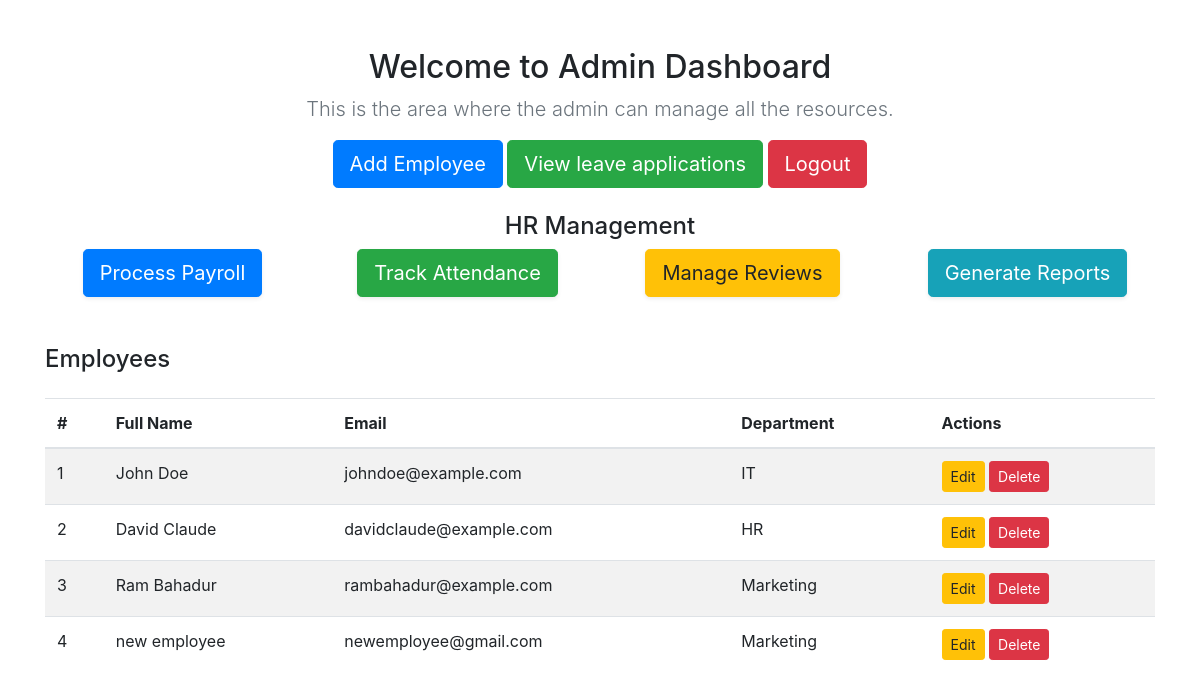
/admin-dashboard/ (signed in), run on the app's committed database.
### hr_app/models.py (models this page shows, shortened)
class Employee(models.Model):
    user = models.OneToOneField(User, on_delete=models.CASCADE,unique=True,null=True)
    first_name = models.CharField(max_length=100)
    last_name = models.CharField(max_length=100)
    email = models.EmailField(unique=True)
    phone_number = models.CharField(max_length=15, blank=True)
    department = models.CharField(max_length=100)
    date_of_birth = models.DateField()
    date_hired = models.DateField(auto_now_add=True)

### hr_app/views.py (the view)
# urls.py: path('admin-dashboard/', views.admin_dashboard, name='admin_dashboard'),
@login_required
def admin_dashboard(request):
    if not request.user.is_staff:
        return redirect('admin_login')
    employees = Employee.objects.all()
    return render(request, 'admin_dashboard.html', {'employees': employees})

### hr_app/templates/admin_dashboard.html (shortened to what this page needs)
{% extends 'base.html' %}
{% block body %}
<div class="container my-5">
    <h2 class="text-center">Welcome to Admin Dashboard</h2>
    <p class="lead text-muted text-center">
        This is the area where the admin can manage all the resources.
    </p>
    <div class="text-center mb-4">
        <a href="{% url 'add_employee' %}" class="btn btn-primary btn-lg">Add Employee</a>
        <a href="{% url 'view_all_leaves' %}" class="btn btn-success btn-lg">View leave applications</a>
        <a href="{% url 'logout' %}" class="btn btn-danger btn-lg">Logout</a>
    </div>
    <div class="text-center mb-5">
        <h4 class="fw-bold">HR Management</h4>
        <div class="row g-4 justify-content-center">
            <div class="col-md-3 d-grid">
                <a href="{% url 'process_payroll' %}" class="btn btn-primary btn-lg shadow-sm">
                     Process Payroll
                </a>
            </div>
            <div class="col-md-3 d-grid">
                <a href="{% url 'track_attendance' %}" class="btn btn-success btn-lg shadow-sm">
                     Track Attendance
                </a>
            </div>
            <div class="col-md-3 d-grid">
                <a href="{% url 'manage_reviews' %}" class="btn btn-warning btn-lg shadow-sm">
                     Manage Reviews
                </a>
            </div>
            <div class="col-md-3 d-grid">
                <a href="{% url 'generate_report' %}" class="btn btn-info btn-lg shadow-sm">
                     Generate Reports
                </a>
            </div>
        </div>
    </div>
    <h4 class="mb-4">Employees</h4>
    <table class="table table-striped">
        <thead>
            <tr>
                <th>#</th>
                <th>Full Name</th>
                <th>Email</th>
                <th>Department</th>
                <th>Actions</th>
            </tr>
        </thead>
        <tbody>
            {% for employee in employees %}
            <tr>
                <td>{{ forloop.counter }}</td>
                <td>{{ employee.first_name }} {{ employee.last_name }}</td>
                <td>{{ employee.email }}</td>
                <td>{{ employee.department }}</td>
                <td>
                    <a href="{% url 'edit_employee' employee.pk %}" class="btn btn-sm btn-warning">Edit</a>
                    <a href="{% url 'delete' employee.pk %}" class="btn btn-sm btn-danger">Delete</a>
                </td>
            </tr>
            {% empty %}
            <tr>
                <td colspan="5" class="text-center">No employees available</td>
            </tr>
            {% endfor %}
        </tbody>
    </table>
</div>
{% endblock %}

### data on the page
Employee: first_name "John", last_name "Doe", email "johndoe@example.com", department "IT"
Employee: first_name "David", last_name "Claude", email "davidclaude@example.com", department "HR"
Employee: first_name "Ram", last_name "Bahadur", email "rambahadur@example.com", department "Marketing"
Employee: first_name "new", last_name "employee", email "newemployee@gmail.com", department "Marketing"
